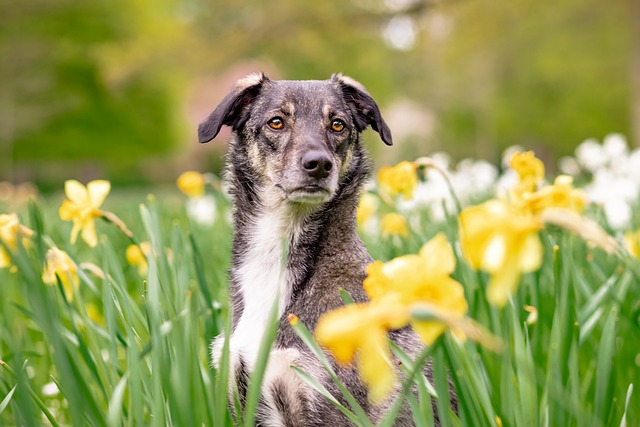
#> input picture 03OpenCV图像处理/images/image.jpg, 640 x 427 px
$ jupyter execute template_matching.ipynb
#> lines starting #> are read from the running program, lines starting #| are printed output that depends on the picture; after the words box and inside, x2 and y2 are one past the last pixel; in counts of white or black regions, pixels touching at a corner belong together
# 模版匹配

- 导入相关库

[cell 1]
import cv2 as cv
import zhplot
import matplotlib.pyplot as plt

zhplot.matplotlib_chineseize()
#> (this line was passed over: zhplot is not available in this run)

- 原图展示

[cell 2]
image = cv.imread('./images/image.jpg', cv.IMREAD_COLOR)
#> image is the input picture: shape (427, 640, 3); mean B, G, R 88.2, 154.9, 150.3
plt.title('原图')
plt.imshow(image[:, :, ::-1])

- 模版展示

[cell 3]
template = cv.imread('./images/dog_head.png', cv.IMREAD_COLOR)
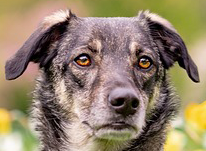
#> input picture 03OpenCV图像处理/images/dog_head.png, 206 x 151 px
#> template is the input picture: shape (151, 206, 3); mean B, G, R 107.1, 130.2, 147.1
plt.title('模版展示')
plt.imshow(template[:, :, ::-1])

- 开始模版匹配

[cell 4]
res = cv.matchTemplate(image, template, cv.TM_CCOEFF)
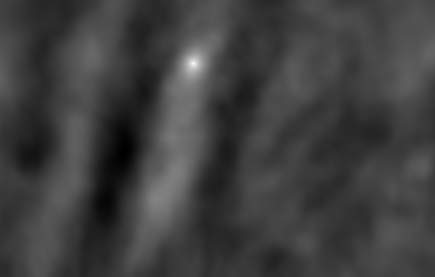
#> res: shape (277, 435) float32; min -104327456, max 307696608, mean -1305222.6; drawn with min black and max white
min_val, max_val, min_loc, max_loc = cv.minMaxLoc(res)
#> min_val = -104327456; max_val = 307696608; min_loc = (124, 150); max_loc = (193, 63)
top_left = max_loc
#> top_left = (193, 63)
height, width = template.shape[:2]
#> height = 151; width = 206
bottom_right = (top_left[0] + width, top_left[1] + height)
#> bottom_right = (399, 214)
cv.rectangle(image, top_left, bottom_right, (0, 0, 255), 2)
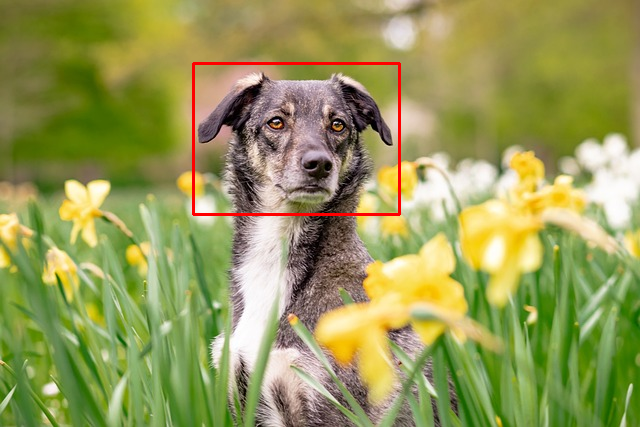
#> image: shape (427, 640, 3); 0.78% of pixels changed, all inside (x1, y1, x2, y2) = (192, 62, 401, 216)
plt.title('模版匹配结果')
plt.imshow(image[:, :, ::-1])
